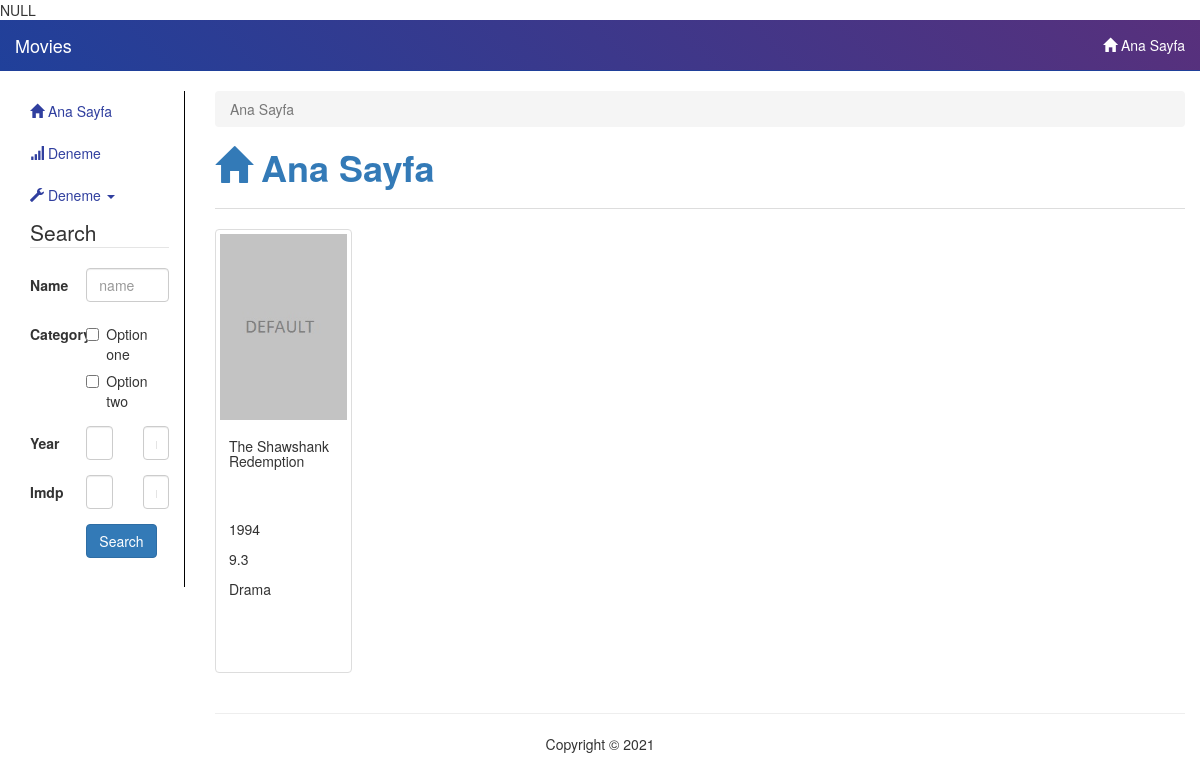
Page /movie/movie.php on the committed database.
### tables this page shows
CREATE TABLE `imdb_top_1000` (
  `movie_id` int(11) NOT NULL,
  `COL_1` varchar(161) DEFAULT NULL,
  `COL_2` varchar(68) DEFAULT NULL,
  `COL_3` varchar(13) DEFAULT NULL,
  `COL_4` varchar(11) DEFAULT NULL,
  `COL_5` varchar(7) DEFAULT NULL,
  `COL_6` varchar(29) DEFAULT NULL,
  `COL_7` varchar(11) DEFAULT NULL,
  `COL_8` varchar(313) DEFAULT NULL,
  `COL_9` varchar(10) DEFAULT NULL,
  `COL_10` varchar(32) DEFAULT NULL,
  `COL_11` varchar(25) DEFAULT NULL,
  `COL_12` varchar(25) DEFAULT NULL,
  `COL_13` varchar(27) DEFAULT NULL,
  `COL_14` varchar(27) DEFAULT NULL,
  `COL_15` varchar(11) DEFAULT NULL,
  `COL_16` varchar(11) DEFAULT NULL
);

### movie/php_actions/moviesql.php (called while the page is built)
<?php
$moviequery=$db->prepare("SELECT * FROM `imdb_top_1000` WHERE `movie_id` = {$id}");
$moviequery->execute();
$movie=$moviequery-> fetch(PDO::FETCH_OBJ);
?>

### movie/movie.php (the view, shortened to what this page needs)
<?php
	include("db_connect.php");
if(isset($_GET["id"])) {
	$id = $_GET["id"];
} else {
	$id = 1;
}
$command = escapeshellcmd('python main.py');
$output = shell_exec($command);
$arr = json_decode($output);
var_dump($arr);
include("php_actions/moviesql.php");
?>
<!doctype html>
<html lang="en">
  <head>
   <?php include("menus.php"); ?>
<div class="col-lg-10 col-md-10 col-sm-9 col-xs-12">
	<ol class="breadcrumb">
	  <li class="active">Ana Sayfa</li>
	</ol>
    <h1><a href="index.php"><strong><span class="glyphicon glyphicon-home"></span> Ana Sayfa</strong></a></h1>
	<hr class="hr">
<div class="anasayfamenu">
	<div class="row">
		<div class="col-sm-3 col-md-3 col-lg-2">
			<div class="thumbnail">
				<img src="<?= $movie->COL_1 ?>" alt="<?= $movie->COL_2 ?>" onerror="if (this.src != 'error.jpg') this.src = 'img/default.jpg';" width="100%">
			<div class="caption">
			<h5 style="min-height:70px;"><?= $movie->COL_2 ?></h5>
			<p><?= $movie->COL_3 ?></p>
			<p><?= $movie->COL_7 ?></p>
			<p style="min-height:70px;"><?= $movie->COL_6 ?></p>
			</div>
			</div>
		</div>
	</div>
 </div>
    <hr>
</div>
<?php include("footer.php"); ?>

### movie/css/style.css (style rules this page uses)
.hr { border-top: 1px solid #ddd; }

### rows in the picture
imdb_top_1000: COL_2 "The Shawshank Redemption", COL_3 "1994", COL_7 "9.3", COL_6 "Drama"
